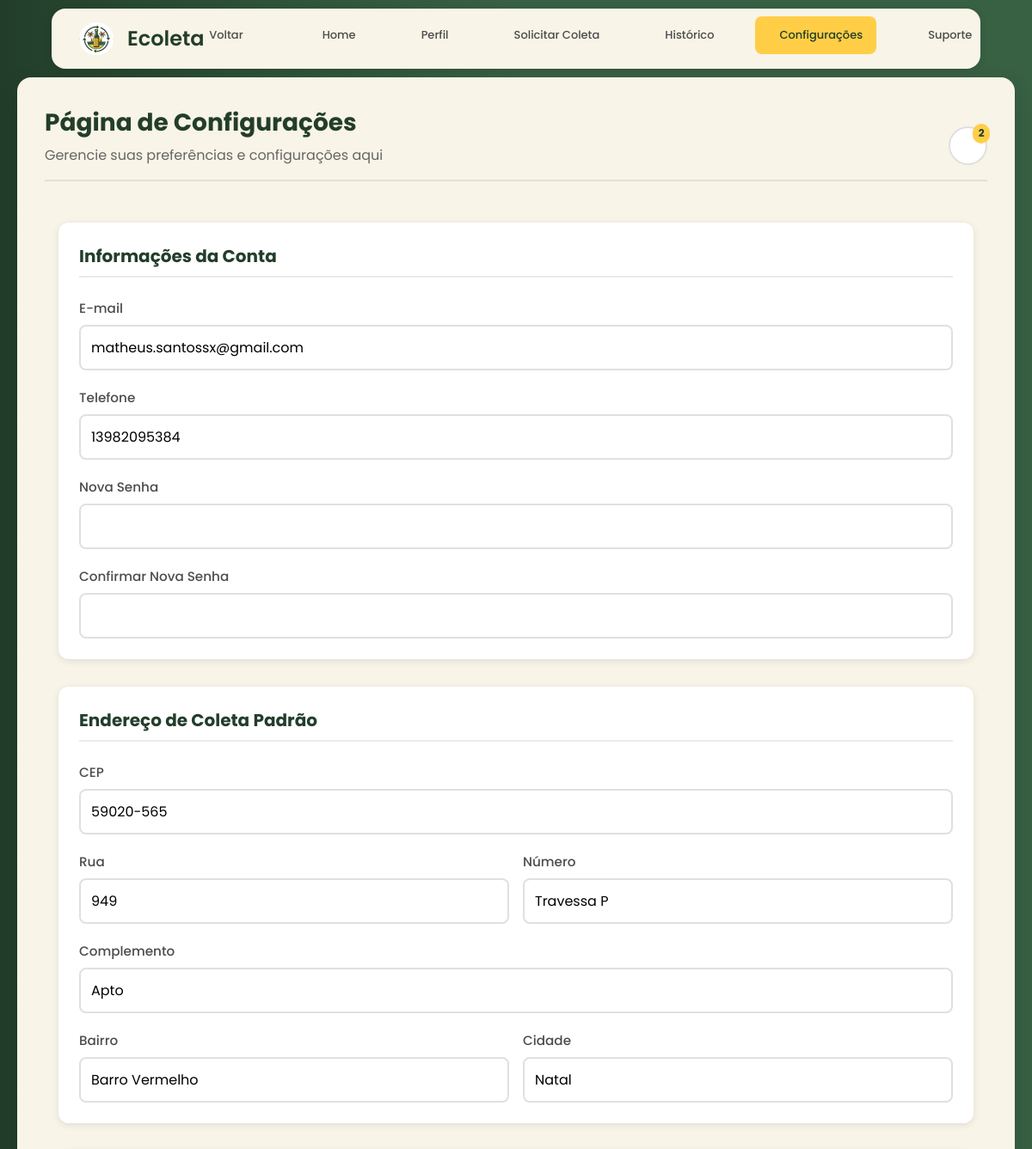
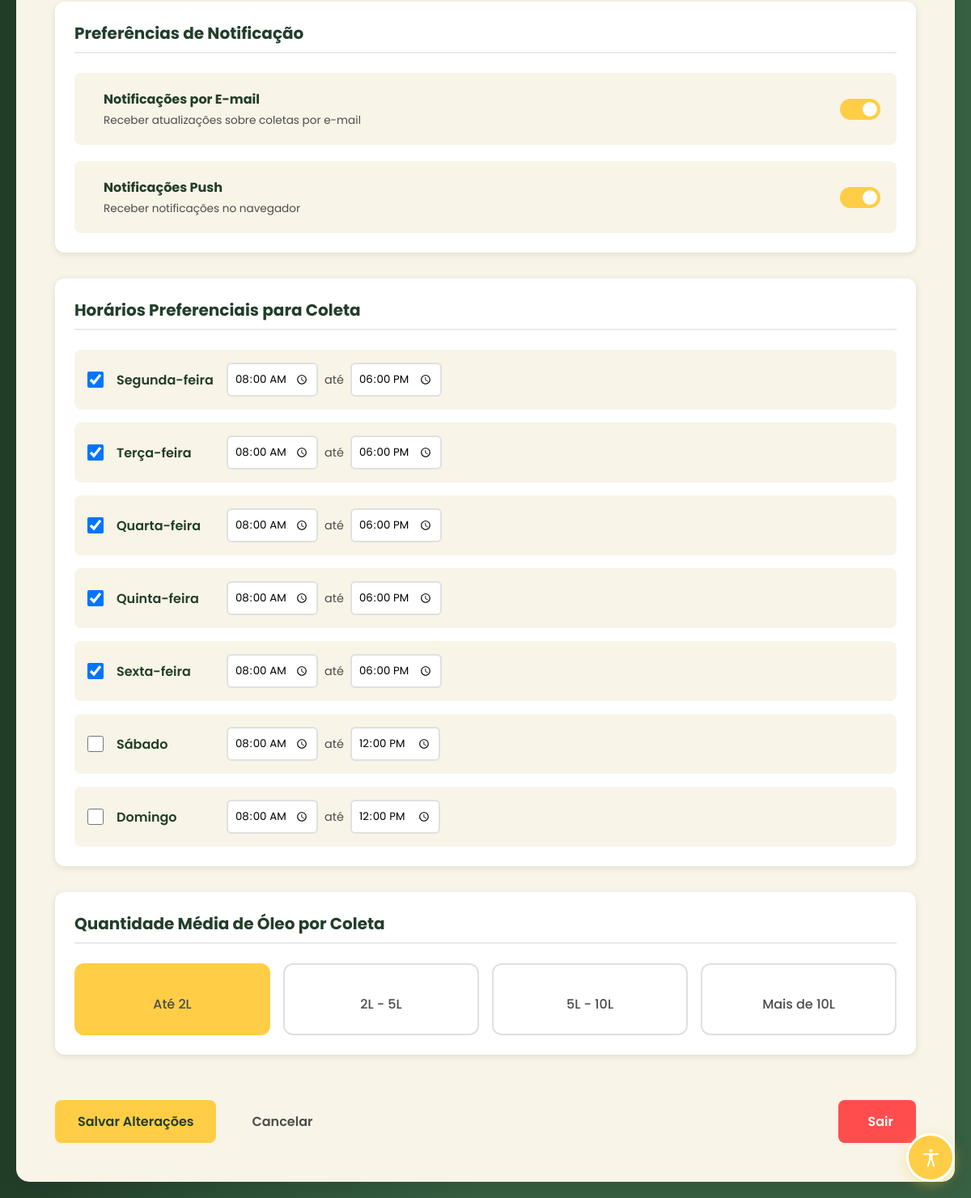
Screenshot of /PAGINAS_GERADOR/configuracoes.php (signed in) with the database file from the repository (2 pictures, top to bottom).
### tables this page shows
CREATE TABLE `geradores` (
  `id` int(11) NOT NULL,
  `email` varchar(100) NOT NULL,
  `senha` varchar(255) NOT NULL,
  `nome_completo` varchar(100) NOT NULL,
  `cpf` varchar(14) NOT NULL,
  `telefone` varchar(15) NOT NULL,
  `data_nasc` date NOT NULL,
  `genero` enum('M','F','O','') DEFAULT '',
  `foto_perfil` varchar(255) DEFAULT NULL,
  `id_endereco` int(11) DEFAULT NULL,
  `status` enum('ativo','inativo','pendente') DEFAULT 'pendente',
  `created_at` timestamp NOT NULL DEFAULT current_timestamp(),
  `updated_at` timestamp NOT NULL DEFAULT current_timestamp() ON UPDATE current_timestamp(),
  `email_verificado` tinyint(1) DEFAULT 0
);

CREATE TABLE `enderecos` (
  `id` int(11) NOT NULL,
  `rua` varchar(100) NOT NULL,
  `numero` varchar(10) NOT NULL,
  `complemento` varchar(100) DEFAULT NULL,
  `bairro` varchar(50) NOT NULL,
  `cidade` varchar(50) NOT NULL,
  `estado` char(2) NOT NULL,
  `cep` varchar(9) NOT NULL,
  `created_at` timestamp NOT NULL DEFAULT current_timestamp(),
  `updated_at` timestamp NOT NULL DEFAULT current_timestamp() ON UPDATE current_timestamp()
);

### PAGINAS_GERADOR/configuracoes.php (the view, shortened to what this page needs)
<?php
require_once '../BANCO/conexao.php';
$id_gerador = $_SESSION['id_usuario'];
$sql = "SELECT g.id, g.email, g.nome_completo, g.cpf, g.telefone, g.data_nasc, g.foto_perfil, g.id_endereco,
                e.rua, e.numero, e.complemento, e.bairro, e.cidade, e.estado, e.cep
        FROM geradores g
        LEFT JOIN enderecos e ON g.id_endereco = e.id
        WHERE g.id = :id";
$stmt = $conn->prepare($sql);
$stmt->bindParam(':id', $id_gerador, PDO::PARAM_INT);
$stmt->execute();
$gerador = $stmt->fetch(PDO::FETCH_ASSOC);
?>
<!DOCTYPE html>
<html lang="pt-BR">
<head>
    <link rel="stylesheet" href="../CSS/gerador-configuracoes.css">
    <link rel="stylesheet" href="../CSS/navbar.css">
    <link rel="stylesheet" href="../CSS/libras.css">
    <link href="https://cdn.jsdelivr.net/npm/remixicon@3.5.0/fonts/remixicon.css" rel="stylesheet">
</head>
<body>
    <div class="container">
        <header class="sidebar">
            <div class="sidebar-header">
                <div class="logo-placeholder">
                    <img src="../img/logo.png" alt="Logo Ecoleta" class="logo">
                </div>
                <span class="logo-text">Ecoleta</span>
            </div>
            <nav class="sidebar-nav">
                <ul>
                    <li class="nav-link">
                        <a href="../index.php" class="nav-link">
                            <span>Voltar</span>
                        </a>
                    </li>
                    <li>
                        <a href="home.php" class="nav-link">
                            <span>Home</span>
                        </a>
                    </li>
                    <li>
                        <a href="perfil.php" class="nav-link">
                            <span>Perfil</span>
                        </a>
                    </li>
                    <li>
                        <a href="solicitar_coleta.php" class="nav-link">
                            <span>Solicitar Coleta</span>
                        </a>
                    </li>
                    <li>
                        <a href="historico.php" class="nav-link">
                            <span>Histórico</span>
                        </a>
                    </li>
                    <li class="active">
                        <a href="configuracoes.php" class="nav-link">
                            <span>Configurações</span>
                        </a>
                    </li>
                    <li>
                        <a href="suporte.php" class="nav-link">
                            <span>Suporte</span>
                        </a>
                    </li>
                </ul>
            </nav>
        </header>
        <main class="main-content">
            <header class="content-header">
                <div class="welcome-message">
                    <h1>Página de Configurações</h1>
                    <p>Gerencie suas preferências e configurações aqui</p>
                </div>
                <div class="header-actions">
                    <div class="action-buttons">
                        <button class="notification-btn" title="Notificações">
                            <span class="notification-badge">2</span>
                        </button>
                    </div>
                </div>
            </header>
            <div class="settings-content">
                <div class="settings-section">
                    <h2>Informações da Conta</h2>
                    <form class="settings-form" method="POST" action="">
                        <div class="form-group">
                            <label for="email">E-mail</label>
                            <input type="email" id="email" name="email" value="<?php echo htmlspecialchars($gerador['email'] ?? ''); ?>">
                        </div>
                        <div class="form-group">
                            <label for="phone">Telefone</label>
                            <input type="tel" id="phone" name="telefone" value="<?php echo htmlspecialchars($gerador['telefone'] ?? ''); ?>">
                        </div>
                        <div class="form-group">
                            <label for="new-password">Nova Senha</label>
                            <input type="password" id="new-password" name="new-password">
                        </div>
                        <div class="form-group">
                            <label for="confirm-password">Confirmar Nova Senha</label>
                            <input type="password" id="confirm-password" name="confirm-password">
                        </div>
                    </form>
                </div>
                <div class="settings-section">
                    <h2>Endereço de Coleta Padrão</h2>
                    <form class="settings-form" method="POST" action="">
                        <div class="form-group">
                            <label for="cep">CEP</label>
                            <input type="text" id="cep" name="cep" placeholder="00000-000" value="<?php echo htmlspecialchars($gerador['cep'] ?? ''); ?>">
                        </div>
                        <div class="form-row">
                            <div class="form-group">
                                <label for="rua">Rua</label>
                                <input type="text" id="rua" name="rua" placeholder="Nome da rua" value="<?php echo htmlspecialchars($gerador['rua'] ?? ''); ?>">
                            </div>
                            <div class="form-group">
                                <label for="numero">Número</label>
                                <input type="text" id="numero" name="numero" placeholder="Nº" value="<?php echo htmlspecialchars($gerador['numero'] ?? ''); ?>">
                            </div>
                        </div>
                        <div class="form-group">
                            <label for="complemento">Complemento</label>
                            <input type="text" id="complemento" name="complemento" placeholder="Apto, bloco, etc (opcional)" value="<?php echo htmlspecialchars($gerador['complemento'] ?? ''); ?>">
                        </div>
                        <div class="form-row">
                            <div class="form-group">
                                <label for="bairro">Bairro</label>
                                <input type="text" id="bairro" name="bairro" placeholder="Bairro" value="<?php echo htmlspecialchars($gerador['bairro'] ?? ''); ?>">
                            </div>
                            <div class="form-group">
                                <label for="cidade">Cidade</label>
                                <input type="text" id="cidade" name="cidade" placeholder="Cidade" value="<?php echo htmlspecialchars($gerador['cidade'] ?? ''); ?>">
                            </div>
                        </div>
                    </form>
                </div>
                <div class="settings-section">
                    <h2>Preferências de Notificação</h2>
                    <form method="POST" action="">
                        <div class="notification-preferences">
                            <div class="preference-item">
                                <div class="preference-info">
                                    <div>
                                        <h3>Notificações por E-mail</h3>
                                        <p>Receber atualizações sobre coletas por e-mail</p>
                                    </div>
                                </div>
                                <label class="switch">
                                    <span class="slider"></span>
                                </label>
                            </div>
                            <div class="preference-item">
                                <div class="preference-info">
                                    <div>
                                        <h3>Notificações Push</h3>
                                        <p>Receber notificações no navegador</p>
                                    </div>
                                </div>
                                <label class="switch">
                                    <span class="slider"></span>
                                </label>
                            </div>
                        </div>
                    </form>
                </div>
                <div class="settings-section">
                    <h2>Horários Preferenciais para Coleta</h2>
                    <div class="schedule-container">
                        <div class="day-schedule">
                            <input type="checkbox" class="day-toggle" id="monday" checked>
                            <span class="day-name">Segunda-feira</span>
                            <div class="time-inputs">
                                <input type="time" value="08:00">
                                <span>até</span>
                                <input type="time" value="18:00">
                            </div>
                        </div>
                        <div class="day-schedule">
                            <input type="checkbox" class="day-toggle" id="tuesday" checked>
                            <span class="day-name">Terça-feira</span>
                            <div class="time-inputs">
                                <input type="time" value="08:00">
                                <span>até</span>
                                <input type="time" value="18:00">
                            </div>
                        </div>
                        <div class="day-schedule">
                            <input type="checkbox" class="day-toggle" id="wednesday" checked>
                            <span class="day-name">Quarta-feira</span>
                            <div class="time-inputs">
                                <input type="time" value="08:00">
                                <span>até</span>
                                <input type="time" value="18:00">
                            </div>
                        </div>
                        <div class="day-schedule">
                            <input type="checkbox" class="day-toggle" id="thursday" checked>
                            <span class="day-name">Quinta-feira</span>
                            <div class="time-inputs">
                                <input type="time" value="08:00">
                                <span>até</span>
                                <input type="time" value="18:00">
                            </div>
                        </div>
                        <div class="day-schedule">
                            <input type="checkbox" class="day-toggle" id="friday" checked>
                            <span class="day-name">Sexta-feira</span>
                            <div class="time-inputs">
                                <input type="time" value="08:00">
                                <span>até</span>
                                <input type="time" value="18:00">
                            </div>
                        </div>
                        <div class="day-schedule">
                            <input type="checkbox" class="day-toggle" id="saturday">
                            <span class="day-name">Sábado</span>
                            <div class="time-inputs">
                                <input type="time" value="08:00">
                                <span>até</span>
                                <input type="time" value="12:00">
                            </div>
                        </div>
                        <div class="day-schedule">
                            <input type="checkbox" class="day-toggle" id="sunday">
                            <span class="day-name">Domingo</span>
                            <div class="time-inputs">
                                <input type="time" value="08:00">
                                <span>até</span>
                                <input type="time" value="12:00">
                            </div>
                        </div>
                    </div>
                </div>
                <div class="settings-section">
                    <h2>Quantidade Média de Óleo por Coleta</h2>
                    <div class="oil-quantity">
                        <div class="quantity-options">
                            <div class="quantity-option active">
                                <span>Até 2L</span>
                            </div>
                            <div class="quantity-option">
                                <span>2L - 5L</span>
                            </div>
                            <div class="quantity-option">
                                <span>5L - 10L</span>
                            </div>
                            <div class="quantity-option">
                                <span>Mais de 10L</span>
                            </div>
                        </div>
                    </div>
                </div>
                <div class="action-buttons">
                    <form method="POST" action="" style="display: contents;">
                        <button type="submit" class="save-btn">Salvar Alterações</button>
                    </form>
                    <button class="cancel-btn" onclick="location.reload()">Cancelar</button>
                    <button class="logout-btn" onclick="window.location.href='../logout.php'"><i class="ri-logout-box-line"></i> Sair</button>
                </div>
            </div>
        </main>
    </div>
    <div class="right">
      <div class="accessibility-button" onclick="toggleAccessibility(event)" title="Ferramentas de Acessibilidade">
      </div>
</body>
</html>

### rows the page displays
geradores: email "matheus.santossx@gmail.com", telefone "13982095384", cep "59020-565", rua "949", numero "Travessa P", complemento "Apto", bairro "Barro Vermelho", cidade "Natal"
